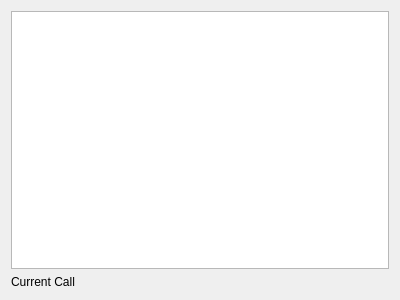
<?xml version="1.0" encoding="UTF-8"?>
<ui version="4.0">
 <class>FormActiveCalls</class>
 <widget class="QWidget" name="FormActiveCalls">
  <property name="geometry">
   <rect>
    <x>0</x>
    <y>0</y>
    <width>400</width>
    <height>300</height>
   </rect>
  </property>
  <property name="windowTitle">
   <string>Form</string>
  </property>
  <layout class="QVBoxLayout" name="verticalLayout_2">
   <item>
    <layout class="QVBoxLayout" name="verticalLayout">
     <item>
      <widget class="QListWidget" name="listWidget"/>
     </item>
     <item>
      <widget class="QLabel" name="label">
       <property name="text">
        <string>Current Call</string>
       </property>
      </widget>
     </item>
    </layout>
   </item>
  </layout>
 </widget>
 <resources/>
 <connections/>
</ui>
